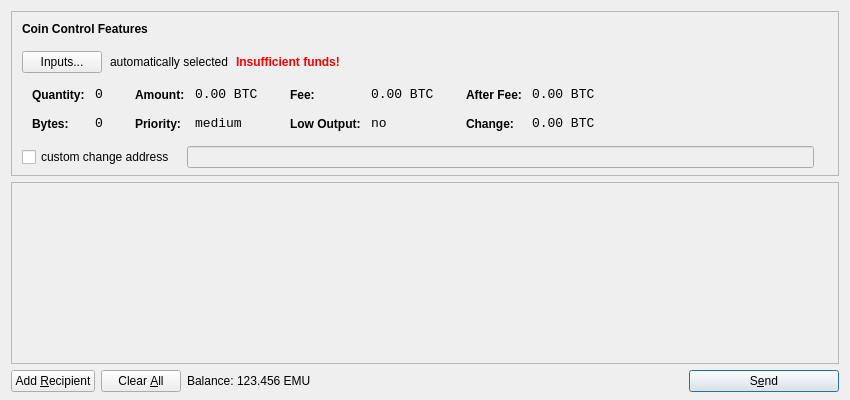
<?xml version="1.0" encoding="UTF-8"?>
<ui version="4.0">
 <class>SendCoinsDialog</class>
 <widget class="QDialog" name="SendCoinsDialog">
  <property name="geometry">
   <rect>
    <x>0</x>
    <y>0</y>
    <width>850</width>
    <height>400</height>
   </rect>
  </property>
  <property name="windowTitle">
   <string>Send Coins</string>
  </property>
  <layout class="QVBoxLayout" name="verticalLayout" stretch="0,1,0">
   <property name="bottomMargin">
    <number>8</number>
   </property>
   <item>
    <widget class="QFrame" name="frameCoinControl">
     <property name="sizePolicy">
      <sizepolicy hsizetype="Expanding" vsizetype="Expanding">
       <horstretch>0</horstretch>
       <verstretch>0</verstretch>
      </sizepolicy>
     </property>
     <property name="maximumSize">
      <size>
       <width>16777215</width>
       <height>16777215</height>
      </size>
     </property>
     <property name="frameShape">
      <enum>QFrame::StyledPanel</enum>
     </property>
     <property name="frameShadow">
      <enum>QFrame::Sunken</enum>
     </property>
     <layout class="QVBoxLayout" name="verticalLayoutCoinControl2">
      <property name="spacing">
       <number>-1</number>
      </property>
      <property name="leftMargin">
       <number>0</number>
      </property>
      <property name="topMargin">
       <number>0</number>
      </property>
      <property name="rightMargin">
       <number>0</number>
      </property>
      <property name="bottomMargin">
       <number>6</number>
      </property>
      <item>
       <layout class="QVBoxLayout" name="verticalLayoutCoinControl" stretch="0,0,0,0,1">
        <property name="spacing">
         <number>0</number>
        </property>
        <property name="leftMargin">
         <number>10</number>
        </property>
        <property name="topMargin">
         <number>10</number>
        </property>
        <item>
         <layout class="QHBoxLayout" name="horizontalLayoutCoinControl1">
          <property name="bottomMargin">
           <number>15</number>
          </property>
          <item>
           <widget class="QLabel" name="labelCoinControlFeatures">
            <property name="sizePolicy">
             <sizepolicy hsizetype="Preferred" vsizetype="Maximum">
              <horstretch>0</horstretch>
              <verstretch>0</verstretch>
             </sizepolicy>
            </property>
            <property name="font">
             <font>
              <weight>75</weight>
              <bold>true</bold>
             </font>
            </property>
            <property name="styleSheet">
             <string notr="true">font-weight:bold;</string>
            </property>
            <property name="text">
             <string>Coin Control Features</string>
            </property>
           </widget>
          </item>
         </layout>
        </item>
        <item>
         <layout class="QHBoxLayout" name="horizontalLayoutCoinControl2" stretch="0,0,0,0">
          <property name="spacing">
           <number>8</number>
          </property>
          <property name="bottomMargin">
           <number>10</number>
          </property>
          <item>
           <widget class="QPushButton" name="pushButtonCoinControl">
            <property name="styleSheet">
             <string notr="true"/>
            </property>
            <property name="text">
             <string>Inputs...</string>
            </property>
           </widget>
          </item>
          <item>
           <widget class="QLabel" name="labelCoinControlAutomaticallySelected">
            <property name="text">
             <string>automatically selected</string>
            </property>
            <property name="margin">
             <number>5</number>
            </property>
           </widget>
          </item>
          <item>
           <widget class="QLabel" name="labelCoinControlInsuffFunds">
            <property name="font">
             <font>
              <weight>75</weight>
              <bold>true</bold>
             </font>
            </property>
            <property name="styleSheet">
             <string notr="true">color:red;font-weight:bold;</string>
            </property>
            <property name="text">
             <string>Insufficient funds!</string>
            </property>
            <property name="margin">
             <number>5</number>
            </property>
           </widget>
          </item>
          <item>
           <spacer name="horizontalSpacerCoinControl">
            <property name="orientation">
             <enum>Qt::Horizontal</enum>
            </property>
            <property name="sizeHint" stdset="0">
             <size>
              <width>40</width>
              <height>1</height>
             </size>
            </property>
           </spacer>
          </item>
         </layout>
        </item>
        <item>
         <widget class="QWidget" name="widgetCoinControl" native="true">
          <property name="sizePolicy">
           <sizepolicy hsizetype="Preferred" vsizetype="Preferred">
            <horstretch>0</horstretch>
            <verstretch>0</verstretch>
           </sizepolicy>
          </property>
          <property name="minimumSize">
           <size>
            <width>0</width>
            <height>0</height>
           </size>
          </property>
          <property name="styleSheet">
           <string notr="true"/>
          </property>
          <layout class="QHBoxLayout" name="horizontalLayoutCoinControl5">
           <property name="margin">
            <number>0</number>
           </property>
           <item>
            <layout class="QHBoxLayout" name="horizontalLayoutCoinControl3" stretch="0,0,0,1">
             <property name="spacing">
              <number>20</number>
             </property>
             <property name="topMargin">
              <number>0</number>
             </property>
             <property name="bottomMargin">
              <number>10</number>
             </property>
             <item>
              <layout class="QFormLayout" name="formLayoutCoinControl1">
               <property name="horizontalSpacing">
                <number>10</number>
               </property>
               <property name="verticalSpacing">
                <number>14</number>
               </property>
               <property name="leftMargin">
                <number>10</number>
               </property>
               <property name="topMargin">
                <number>4</number>
               </property>
               <property name="rightMargin">
                <number>6</number>
               </property>
               <item row="0" column="0">
                <widget class="QLabel" name="labelCoinControlQuantityText">
                 <property name="styleSheet">
                  <string notr="true">font-weight:bold;</string>
                 </property>
                 <property name="text">
                  <string>Quantity:</string>
                 </property>
                 <property name="margin">
                  <number>0</number>
                 </property>
                </widget>
               </item>
               <item row="0" column="1">
                <widget class="QLabel" name="labelCoinControlQuantity">
                 <property name="font">
                  <font>
                   <family>Monospace</family>
                   <pointsize>10</pointsize>
                  </font>
                 </property>
                 <property name="cursor">
                  <cursorShape>IBeamCursor</cursorShape>
                 </property>
                 <property name="contextMenuPolicy">
                  <enum>Qt::ActionsContextMenu</enum>
                 </property>
                 <property name="text">
                  <string notr="true">0</string>
                 </property>
                 <property name="margin">
                  <number>0</number>
                 </property>
                 <property name="textInteractionFlags">
                  <set>Qt::LinksAccessibleByMouse|Qt::TextSelectableByKeyboard|Qt::TextSelectableByMouse</set>
                 </property>
                </widget>
               </item>
               <item row="1" column="0">
                <widget class="QLabel" name="labelCoinControlBytesText">
                 <property name="styleSheet">
                  <string notr="true">font-weight:bold;</string>
                 </property>
                 <property name="text">
                  <string>Bytes:</string>
                 </property>
                </widget>
               </item>
               <item row="1" column="1">
                <widget class="QLabel" name="labelCoinControlBytes">
                 <property name="font">
                  <font>
                   <family>Monospace</family>
                   <pointsize>10</pointsize>
                  </font>
                 </property>
                 <property name="cursor">
                  <cursorShape>IBeamCursor</cursorShape>
                 </property>
                 <property name="contextMenuPolicy">
                  <enum>Qt::ActionsContextMenu</enum>
                 </property>
                 <property name="text">
                  <string notr="true">0</string>
                 </property>
                 <property name="textInteractionFlags">
                  <set>Qt::LinksAccessibleByMouse|Qt::TextSelectableByKeyboard|Qt::TextSelectableByMouse</set>
                 </property>
                </widget>
               </item>
              </layout>
             </item>
             <item>
              <layout class="QFormLayout" name="formLayoutCoinControl2">
               <property name="horizontalSpacing">
                <number>10</number>
               </property>
               <property name="verticalSpacing">
                <number>14</number>
               </property>
               <property name="leftMargin">
                <number>6</number>
               </property>
               <property name="topMargin">
                <number>4</number>
               </property>
               <property name="rightMargin">
                <number>6</number>
               </property>
               <item row="0" column="0">
                <widget class="QLabel" name="labelCoinControlAmountText">
                 <property name="styleSheet">
                  <string notr="true">font-weight:bold;</string>
                 </property>
                 <property name="text">
                  <string>Amount:</string>
                 </property>
                 <property name="margin">
                  <number>0</number>
                 </property>
                </widget>
               </item>
               <item row="0" column="1">
                <widget class="QLabel" name="labelCoinControlAmount">
                 <property name="font">
                  <font>
                   <family>Monospace</family>
                   <pointsize>10</pointsize>
                  </font>
                 </property>
                 <property name="cursor">
                  <cursorShape>IBeamCursor</cursorShape>
                 </property>
                 <property name="contextMenuPolicy">
                  <enum>Qt::ActionsContextMenu</enum>
                 </property>
                 <property name="text">
                  <string notr="true">0.00 BTC</string>
                 </property>
                 <property name="textInteractionFlags">
                  <set>Qt::LinksAccessibleByMouse|Qt::TextSelectableByKeyboard|Qt::TextSelectableByMouse</set>
                 </property>
                </widget>
               </item>
               <item row="1" column="0">
                <widget class="QLabel" name="labelCoinControlPriorityText">
                 <property name="styleSheet">
                  <string notr="true">font-weight:bold;</string>
                 </property>
                 <property name="text">
                  <string>Priority:</string>
                 </property>
                </widget>
               </item>
               <item row="1" column="1">
                <widget class="QLabel" name="labelCoinControlPriority">
                 <property name="font">
                  <font>
                   <family>Monospace</family>
                   <pointsize>10</pointsize>
                  </font>
                 </property>
                 <property name="cursor">
                  <cursorShape>IBeamCursor</cursorShape>
                 </property>
                 <property name="contextMenuPolicy">
                  <enum>Qt::ActionsContextMenu</enum>
                 </property>
                 <property name="text">
                  <string>medium</string>
                 </property>
                 <property name="textInteractionFlags">
                  <set>Qt::LinksAccessibleByMouse|Qt::TextSelectableByKeyboard|Qt::TextSelectableByMouse</set>
                 </property>
                </widget>
               </item>
              </layout>
             </item>
             <item>
              <layout class="QFormLayout" name="formLayoutCoinControl3">
               <property name="horizontalSpacing">
                <number>10</number>
               </property>
               <property name="verticalSpacing">
                <number>14</number>
               </property>
               <property name="leftMargin">
                <number>6</number>
               </property>
               <property name="topMargin">
                <number>4</number>
               </property>
               <property name="rightMargin">
                <number>6</number>
               </property>
               <item row="0" column="0">
                <widget class="QLabel" name="labelCoinControlFeeText">
                 <property name="styleSheet">
                  <string notr="true">font-weight:bold;</string>
                 </property>
                 <property name="text">
                  <string>Fee:</string>
                 </property>
                 <property name="margin">
                  <number>0</number>
                 </property>
                </widget>
               </item>
               <item row="0" column="1">
                <widget class="QLabel" name="labelCoinControlFee">
                 <property name="font">
                  <font>
                   <family>Monospace</family>
                   <pointsize>10</pointsize>
                  </font>
                 </property>
                 <property name="cursor">
                  <cursorShape>IBeamCursor</cursorShape>
                 </property>
                 <property name="contextMenuPolicy">
                  <enum>Qt::ActionsContextMenu</enum>
                 </property>
                 <property name="text">
                  <string notr="true">0.00 BTC</string>
                 </property>
                 <property name="textInteractionFlags">
                  <set>Qt::LinksAccessibleByMouse|Qt::TextSelectableByKeyboard|Qt::TextSelectableByMouse</set>
                 </property>
                </widget>
               </item>
               <item row="1" column="0">
                <widget class="QLabel" name="labelCoinControlLowOutputText">
                 <property name="styleSheet">
                  <string notr="true">font-weight:bold;</string>
                 </property>
                 <property name="text">
                  <string>Low Output:</string>
                 </property>
                </widget>
               </item>
               <item row="1" column="1">
                <widget class="QLabel" name="labelCoinControlLowOutput">
                 <property name="font">
                  <font>
                   <family>Monospace</family>
                   <pointsize>10</pointsize>
                  </font>
                 </property>
                 <property name="cursor">
                  <cursorShape>IBeamCursor</cursorShape>
                 </property>
                 <property name="contextMenuPolicy">
                  <enum>Qt::ActionsContextMenu</enum>
                 </property>
                 <property name="text">
                  <string>no</string>
                 </property>
                 <property name="textInteractionFlags">
                  <set>Qt::LinksAccessibleByMouse|Qt::TextSelectableByKeyboard|Qt::TextSelectableByMouse</set>
                 </property>
                </widget>
               </item>
              </layout>
             </item>
             <item>
              <layout class="QFormLayout" name="formLayoutCoinControl4">
               <property name="horizontalSpacing">
                <number>10</number>
               </property>
               <property name="verticalSpacing">
                <number>14</number>
               </property>
               <property name="leftMargin">
                <number>6</number>
               </property>
               <property name="topMargin">
                <number>4</number>
               </property>
               <property name="rightMargin">
                <number>6</number>
               </property>
               <item row="0" column="0">
                <widget class="QLabel" name="labelCoinControlAfterFeeText">
                 <property name="styleSheet">
                  <string notr="true">font-weight:bold;</string>
                 </property>
                 <property name="text">
                  <string>After Fee:</string>
                 </property>
                 <property name="margin">
                  <number>0</number>
                 </property>
                </widget>
               </item>
               <item row="0" column="1">
                <widget class="QLabel" name="labelCoinControlAfterFee">
                 <property name="font">
                  <font>
                   <family>Monospace</family>
                   <pointsize>10</pointsize>
                  </font>
                 </property>
                 <property name="cursor">
                  <cursorShape>IBeamCursor</cursorShape>
                 </property>
                 <property name="contextMenuPolicy">
                  <enum>Qt::ActionsContextMenu</enum>
                 </property>
                 <property name="text">
                  <string notr="true">0.00 BTC</string>
                 </property>
                 <property name="textInteractionFlags">
                  <set>Qt::LinksAccessibleByMouse|Qt::TextSelectableByKeyboard|Qt::TextSelectableByMouse</set>
                 </property>
                </widget>
               </item>
               <item row="1" column="0">
                <widget class="QLabel" name="labelCoinControlChangeText">
                 <property name="styleSheet">
                  <string notr="true">font-weight:bold;</string>
                 </property>
                 <property name="text">
                  <string>Change:</string>
                 </property>
                </widget>
               </item>
               <item row="1" column="1">
                <widget class="QLabel" name="labelCoinControlChange">
                 <property name="font">
                  <font>
                   <family>Monospace</family>
                   <pointsize>10</pointsize>
                  </font>
                 </property>
                 <property name="cursor">
                  <cursorShape>IBeamCursor</cursorShape>
                 </property>
                 <property name="contextMenuPolicy">
                  <enum>Qt::ActionsContextMenu</enum>
                 </property>
                 <property name="text">
                  <string notr="true">0.00 BTC</string>
                 </property>
                 <property name="textInteractionFlags">
                  <set>Qt::LinksAccessibleByMouse|Qt::TextSelectableByKeyboard|Qt::TextSelectableByMouse</set>
                 </property>
                </widget>
               </item>
              </layout>
             </item>
            </layout>
           </item>
          </layout>
         </widget>
        </item>
        <item>
         <layout class="QHBoxLayout" name="horizontalLayoutCoinControl4" stretch="0,0,0">
          <property name="spacing">
           <number>12</number>
          </property>
          <property name="sizeConstraint">
           <enum>QLayout::SetDefaultConstraint</enum>
          </property>
          <property name="topMargin">
           <number>5</number>
          </property>
          <property name="rightMargin">
           <number>5</number>
          </property>
          <item>
           <widget class="QCheckBox" name="checkBoxCoinControlChange">
            <property name="text">
             <string>custom change address</string>
            </property>
           </widget>
          </item>
          <item>
           <widget class="QLineEdit" name="lineEditCoinControlChange">
            <property name="enabled">
             <bool>false</bool>
            </property>
            <property name="sizePolicy">
             <sizepolicy hsizetype="Expanding" vsizetype="Fixed">
              <horstretch>0</horstretch>
              <verstretch>0</verstretch>
             </sizepolicy>
            </property>
           </widget>
          </item>
          <item>
           <widget class="QLabel" name="labelCoinControlChangeLabel">
            <property name="sizePolicy">
             <sizepolicy hsizetype="Preferred" vsizetype="Expanding">
              <horstretch>0</horstretch>
              <verstretch>0</verstretch>
             </sizepolicy>
            </property>
            <property name="minimumSize">
             <size>
              <width>0</width>
              <height>0</height>
             </size>
            </property>
            <property name="text">
             <string/>
            </property>
            <property name="margin">
             <number>3</number>
            </property>
           </widget>
          </item>
         </layout>
        </item>
        <item>
         <spacer name="verticalSpacerCoinControl">
          <property name="orientation">
           <enum>Qt::Vertical</enum>
          </property>
          <property name="sizeHint" stdset="0">
           <size>
            <width>800</width>
            <height>1</height>
           </size>
          </property>
         </spacer>
        </item>
       </layout>
      </item>
     </layout>
    </widget>
   </item>
   <item>
    <widget class="QScrollArea" name="scrollArea">
     <property name="widgetResizable">
      <bool>true</bool>
     </property>
     <widget class="QWidget" name="scrollAreaWidgetContents">
      <property name="geometry">
       <rect>
        <x>0</x>
        <y>0</y>
        <width>830</width>
        <height>165</height>
       </rect>
      </property>
      <layout class="QVBoxLayout" name="verticalLayout_2">
       <property name="margin">
        <number>0</number>
       </property>
       <item>
        <layout class="QVBoxLayout" name="entries">
         <property name="spacing">
          <number>6</number>
         </property>
        </layout>
       </item>
       <item>
        <spacer name="verticalSpacer">
         <property name="orientation">
          <enum>Qt::Vertical</enum>
         </property>
         <property name="sizeHint" stdset="0">
          <size>
           <width>20</width>
           <height>40</height>
          </size>
         </property>
        </spacer>
       </item>
      </layout>
     </widget>
    </widget>
   </item>
   <item>
    <layout class="QHBoxLayout" name="horizontalLayout">
     <item>
      <widget class="QPushButton" name="addButton">
       <property name="toolTip">
        <string>Send to multiple recipients at once</string>
       </property>
       <property name="text">
        <string>Add &amp;Recipient</string>
       </property>
       <property name="icon">
        <iconset resource="../bitcoin.qrc">
         <normaloff>:/icons/add</normaloff>:/icons/add</iconset>
       </property>
       <property name="autoDefault">
        <bool>false</bool>
       </property>
      </widget>
     </item>
     <item>
      <widget class="QPushButton" name="clearButton">
       <property name="sizePolicy">
        <sizepolicy hsizetype="Minimum" vsizetype="Fixed">
         <horstretch>0</horstretch>
         <verstretch>0</verstretch>
        </sizepolicy>
       </property>
       <property name="toolTip">
        <string>Remove all transaction fields</string>
       </property>
       <property name="text">
        <string>Clear &amp;All</string>
       </property>
       <property name="icon">
        <iconset resource="../bitcoin.qrc">
         <normaloff>:/icons/remove</normaloff>:/icons/remove</iconset>
       </property>
       <property name="autoRepeatDelay">
        <number>300</number>
       </property>
       <property name="autoDefault">
        <bool>false</bool>
       </property>
      </widget>
     </item>
     <item>
      <layout class="QHBoxLayout" name="horizontalLayout_2">
       <property name="spacing">
        <number>3</number>
       </property>
       <item>
        <widget class="QLabel" name="label">
         <property name="text">
          <string>Balance:</string>
         </property>
        </widget>
       </item>
       <item>
        <widget class="QLabel" name="labelBalance">
         <property name="cursor">
          <cursorShape>IBeamCursor</cursorShape>
         </property>
         <property name="text">
          <string>123.456 EMU</string>
         </property>
         <property name="textInteractionFlags">
          <set>Qt::LinksAccessibleByMouse|Qt::TextSelectableByKeyboard|Qt::TextSelectableByMouse</set>
         </property>
        </widget>
       </item>
      </layout>
     </item>
     <item>
      <spacer name="horizontalSpacer">
       <property name="orientation">
        <enum>Qt::Horizontal</enum>
       </property>
       <property name="sizeHint" stdset="0">
        <size>
         <width>40</width>
         <height>20</height>
        </size>
       </property>
      </spacer>
     </item>
     <item>
      <widget class="QPushButton" name="sendButton">
       <property name="minimumSize">
        <size>
         <width>150</width>
         <height>0</height>
        </size>
       </property>
       <property name="toolTip">
        <string>Confirm the send action</string>
       </property>
       <property name="text">
        <string>S&amp;end</string>
       </property>
       <property name="icon">
        <iconset resource="../bitcoin.qrc">
         <normaloff>:/icons/send</normaloff>:/icons/send</iconset>
       </property>
       <property name="default">
        <bool>true</bool>
       </property>
      </widget>
     </item>
    </layout>
   </item>
  </layout>
 </widget>
 <resources>
  <include location="../bitcoin.qrc"/>
 </resources>
 <connections/>
</ui>
